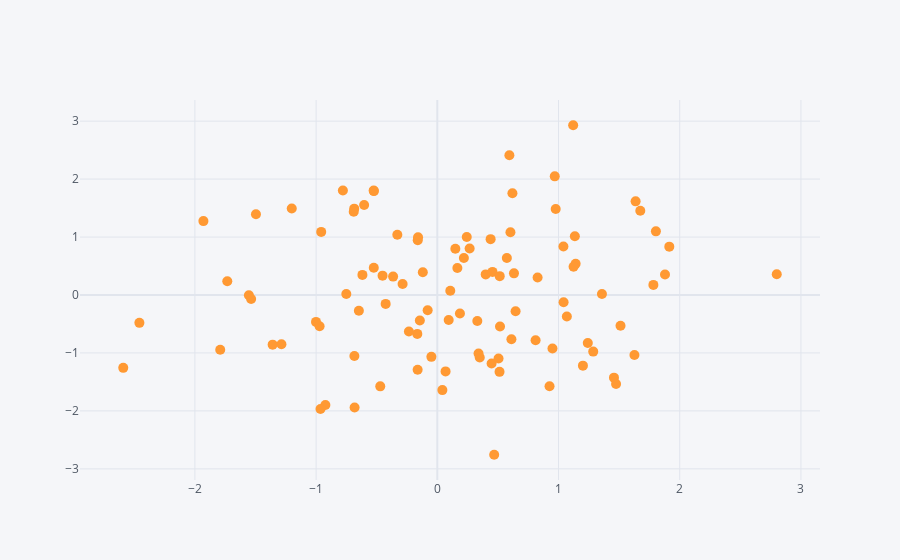

Source (notebook cell):
### Markdown cell above
## Scatter

### Code cell
df.iplot(kind='scatter', x='A', y='B', mode='markers', size=10)
